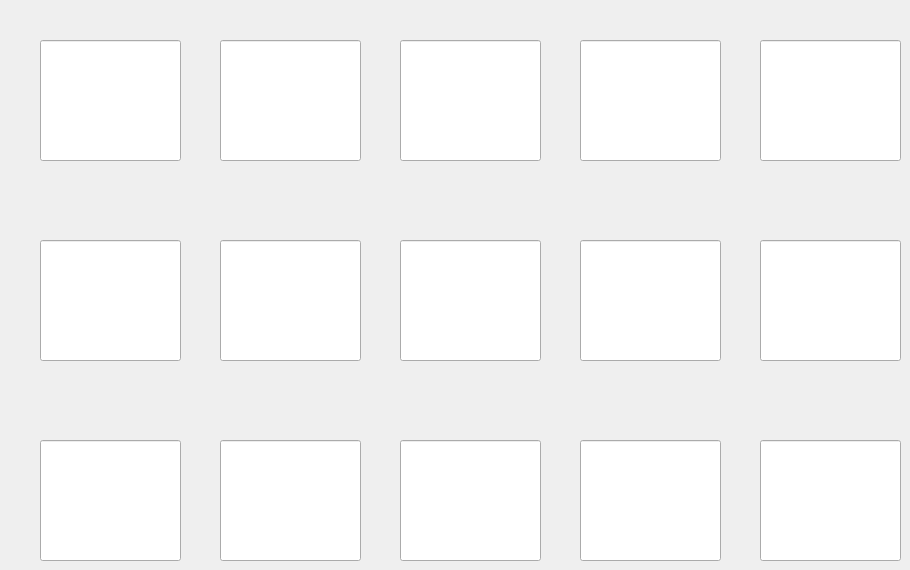
    <widget class="QWidget" name="ThirdPrizePage2">
     <widget class="QLineEdit" name="RdPrzLE2_14">
      <property name="geometry">
       <rect>
        <x>760</x>
        <y>440</y>
        <width>141</width>
        <height>121</height>
       </rect>
      </property>
      <property name="font">
       <font>
        <family>Adobe Arabic</family>
        <pointsize>36</pointsize>
        <weight>50</weight>
        <bold>false</bold>
       </font>
      </property>
      <property name="alignment">
       <set>Qt::AlignCenter</set>
      </property>
     </widget>
     <widget class="QLineEdit" name="RdPrzLE2_13">
      <property name="geometry">
       <rect>
        <x>580</x>
        <y>440</y>
        <width>141</width>
        <height>121</height>
       </rect>
      </property>
      <property name="font">
       <font>
        <family>Adobe Arabic</family>
        <pointsize>36</pointsize>
        <weight>50</weight>
        <bold>false</bold>
       </font>
      </property>
      <property name="alignment">
       <set>Qt::AlignCenter</set>
      </property>
     </widget>
     <widget class="QLineEdit" name="RdPrzLE2_12">
      <property name="geometry">
       <rect>
        <x>400</x>
        <y>440</y>
        <width>141</width>
        <height>121</height>
       </rect>
      </property>
      <property name="font">
       <font>
        <family>Adobe Arabic</family>
        <pointsize>36</pointsize>
        <weight>50</weight>
        <bold>false</bold>
       </font>
      </property>
      <property name="alignment">
       <set>Qt::AlignCenter</set>
      </property>
     </widget>
     <widget class="QLineEdit" name="RdPrzLE2_11">
      <property name="geometry">
       <rect>
        <x>220</x>
        <y>440</y>
        <width>141</width>
        <height>121</height>
       </rect>
      </property>
      <property name="font">
       <font>
        <family>Adobe Arabic</family>
        <pointsize>36</pointsize>
        <weight>50</weight>
        <bold>false</bold>
       </font>
      </property>
      <property name="alignment">
       <set>Qt::AlignCenter</set>
      </property>
     </widget>
     <widget class="QLineEdit" name="RdPrzLE2_10">
      <property name="geometry">
       <rect>
        <x>40</x>
        <y>440</y>
        <width>141</width>
        <height>121</height>
       </rect>
      </property>
      <property name="font">
       <font>
        <family>Adobe Arabic</family>
        <pointsize>36</pointsize>
        <weight>50</weight>
        <bold>false</bold>
       </font>
      </property>
      <property name="alignment">
       <set>Qt::AlignCenter</set>
      </property>
     </widget>
     <widget class="QLineEdit" name="RdPrzLE2_5">
      <property name="geometry">
       <rect>
        <x>40</x>
        <y>240</y>
        <width>141</width>
        <height>121</height>
       </rect>
      </property>
      <property name="font">
       <font>
        <family>Adobe Arabic</family>
        <pointsize>36</pointsize>
        <weight>50</weight>
        <bold>false</bold>
       </font>
      </property>
      <property name="alignment">
       <set>Qt::AlignCenter</set>
      </property>
     </widget>
     <widget class="QLineEdit" name="RdPrzLE2_6">
      <property name="geometry">
       <rect>
        <x>220</x>
        <y>240</y>
        <width>141</width>
        <height>121</height>
       </rect>
      </property>
      <property name="font">
       <font>
        <family>Adobe Arabic</family>
        <pointsize>36</pointsize>
        <weight>50</weight>
        <bold>false</bold>
       </font>
      </property>
      <property name="alignment">
       <set>Qt::AlignCenter</set>
      </property>
     </widget>
     <widget class="QLineEdit" name="RdPrzLE2_7">
      <property name="geometry">
       <rect>
        <x>400</x>
        <y>240</y>
        <width>141</width>
        <height>121</height>
       </rect>
      </property>
      <property name="font">
       <font>
        <family>Adobe Arabic</family>
        <pointsize>36</pointsize>
        <weight>50</weight>
        <bold>false</bold>
       </font>
      </property>
      <property name="alignment">
       <set>Qt::AlignCenter</set>
      </property>
     </widget>
     <widget class="QLineEdit" name="RdPrzLE2_8">
      <property name="geometry">
       <rect>
        <x>580</x>
        <y>240</y>
        <width>141</width>
        <height>121</height>
       </rect>
      </property>
      <property name="font">
       <font>
        <family>Adobe Arabic</family>
        <pointsize>36</pointsize>
        <weight>50</weight>
        <bold>false</bold>
       </font>
      </property>
      <property name="alignment">
       <set>Qt::AlignCenter</set>
      </property>
     </widget>
     <widget class="QLineEdit" name="RdPrzLE2_9">
      <property name="geometry">
       <rect>
        <x>760</x>
        <y>240</y>
        <width>141</width>
        <height>121</height>
       </rect>
      </property>
      <property name="font">
       <font>
        <family>Adobe Arabic</family>
        <pointsize>36</pointsize>
        <weight>50</weight>
        <bold>false</bold>
       </font>
      </property>
      <property name="alignment">
       <set>Qt::AlignCenter</set>
      </property>
     </widget>
     <widget class="QLineEdit" name="RdPrzLE2_0">
      <property name="geometry">
       <rect>
        <x>40</x>
        <y>40</y>
        <width>141</width>
        <height>121</height>
       </rect>
      </property>
      <property name="font">
       <font>
        <family>Adobe Arabic</family>
        <pointsize>36</pointsize>
        <weight>50</weight>
        <bold>false</bold>
       </font>
      </property>
      <property name="alignment">
       <set>Qt::AlignCenter</set>
      </property>
     </widget>
     <widget class="QLineEdit" name="RdPrzLE2_1">
      <property name="geometry">
       <rect>
        <x>220</x>
        <y>40</y>
        <width>141</width>
        <height>121</height>
       </rect>
      </property>
      <property name="font">
       <font>
        <family>Adobe Arabic</family>
        <pointsize>36</pointsize>
        <weight>50</weight>
        <bold>false</bold>
       </font>
      </property>
      <property name="alignment">
       <set>Qt::AlignCenter</set>
      </property>
     </widget>
     <widget class="QLineEdit" name="RdPrzLE2_2">
      <property name="geometry">
       <rect>
        <x>400</x>
        <y>40</y>
        <width>141</width>
        <height>121</height>
       </rect>
      </property>
      <property name="font">
       <font>
        <family>Adobe Arabic</family>
        <pointsize>36</pointsize>
        <weight>50</weight>
        <bold>false</bold>
       </font>
      </property>
      <property name="alignment">
       <set>Qt::AlignCenter</set>
      </property>
     </widget>
     <widget class="QLineEdit" name="RdPrzLE2_3">
      <property name="geometry">
       <rect>
        <x>580</x>
        <y>40</y>
        <width>141</width>
        <height>121</height>
       </rect>
      </property>
      <property name="font">
       <font>
        <family>Adobe Arabic</family>
        <pointsize>36</pointsize>
        <weight>50</weight>
        <bold>false</bold>
       </font>
      </property>
      <property name="alignment">
       <set>Qt::AlignCenter</set>
      </property>
     </widget>
     <widget class="QLineEdit" name="RdPrzLE2_4">
      <property name="geometry">
       <rect>
        <x>760</x>
        <y>40</y>
        <width>141</width>
        <height>121</height>
       </rect>
      </property>
      <property name="font">
       <font>
        <family>Adobe Arabic</family>
        <pointsize>36</pointsize>
        <weight>50</weight>
        <bold>false</bold>
       </font>
      </property>
      <property name="alignment">
       <set>Qt::AlignCenter</set>
      </property>
     </widget>
    </widget>
